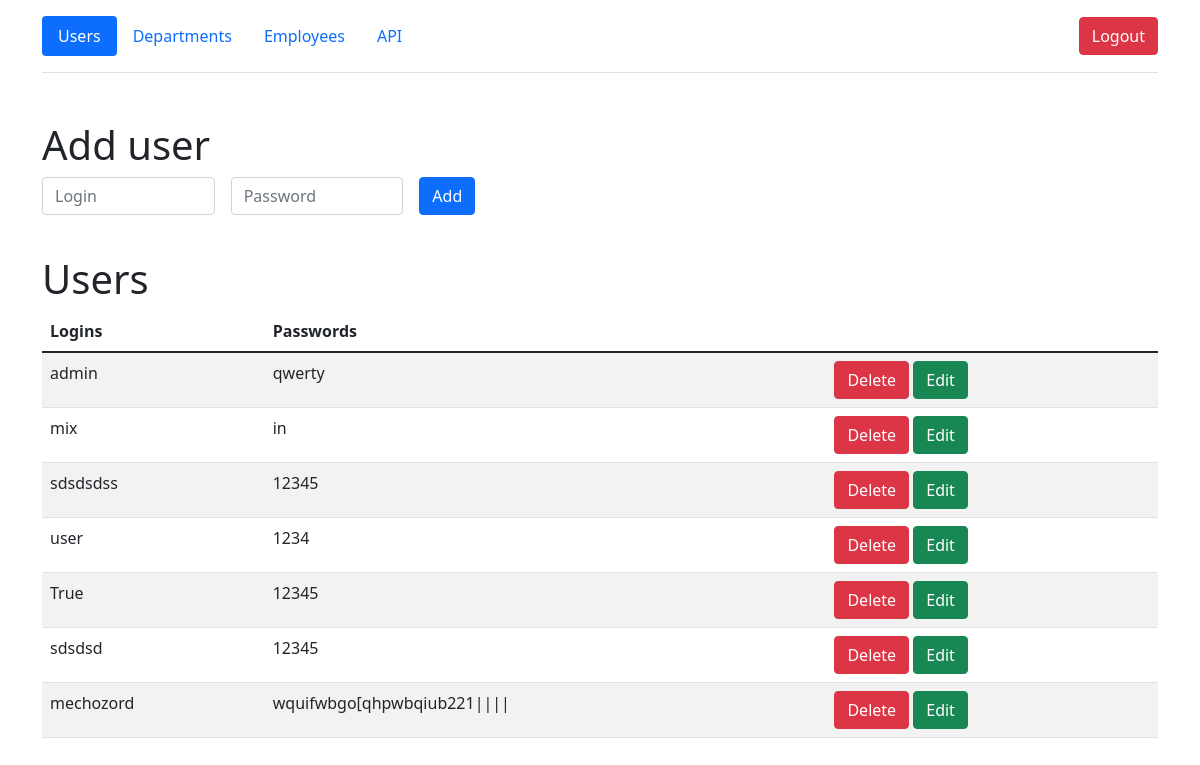
Page /users (signed in) on the earlier database version.
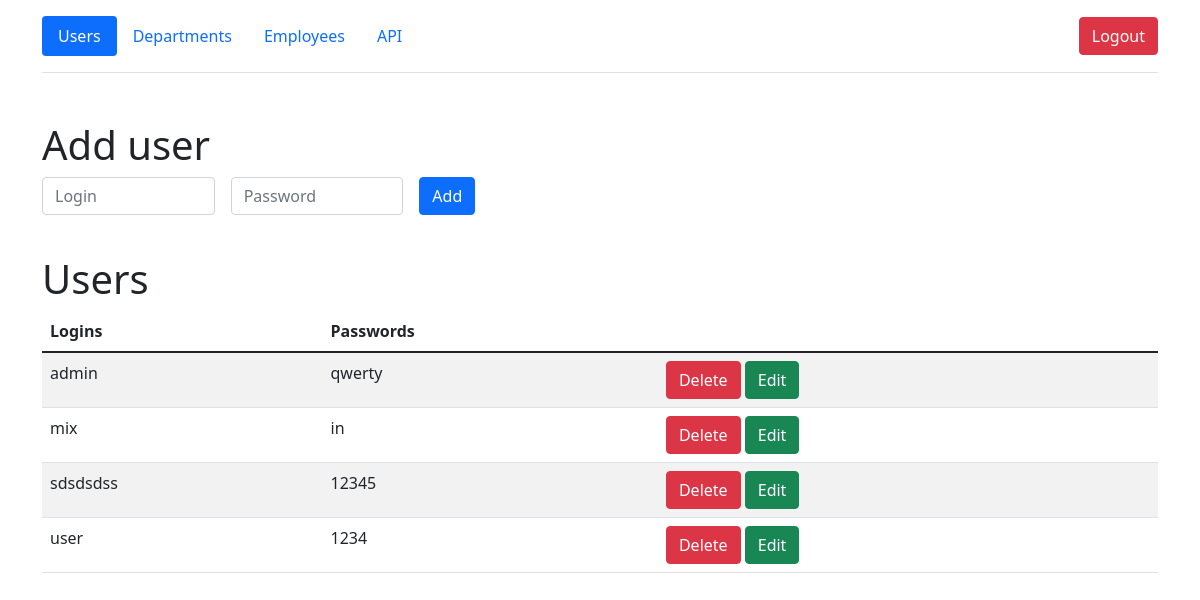
Same page on the later database version.
### models/users.py (models this page shows)
class User(db.Model, UserMixin):
    __table_args__ = {'extend_existing': True}
    id = db.Column(db.Integer, primary_key=True)
    login = db.Column(db.String(50), nullable=False, unique=True)
    password = db.Column(db.String(50), nullable=False)

### views/views_users.py (the view)
@api_users.route('/users', methods=['POST', 'GET'])
@login_required
def users_page():
    if session.get('user') == ADMIN:
        users = User.query.all()
        if request.method == 'POST':
            login = request.form.get('login')
            password = request.form.get('password')
            if login and password and not User.query.filter_by(login=login).first():
                add_user(login, password)
            return redirect('/users')
        return render_template('users_for_admin.html', users=users)
    elif User.query.filter_by(login=session.get('user')).all():
        user = User.query.filter_by(login=session.get('user')).first()
        return render_template('users.html', user=user)
    abort(401)

### views/views_users.py (called while the page is built)
@api_users.before_request
def check_session():
    users = User.query.filter_by(login=session.get('user')).all()
    if users:
        login_user(users[0])
        session.permanent = False
    else:
        return redirect('/')

### templates/users_for_admin.html (shortened to what this page needs)
{% extends 'base.html' %}
{% block body %}
<div class="container">
        <header class="d-flex flex-wrap align-items-center justify-content-center justify-content-md-between py-3 mb-4 border-bottom">
          <ul class="nav nav-pills">
              <li class="nav-item"><a href="/users" class="nav-link active">Users</a></li>
            <li class="nav-item"><a href="/departments" class="nav-link">Departments</a></li>
            <li class="nav-item"><a href="/employees" class="nav-link">Employees</a></li>
              <li class="nav-item"><a href="/api_list" class="nav-link">API</a></li>
          </ul>
            <div class="col-md-3 text-end">
                <a href="/logout">
                    <button type="button" class="btn btn-danger">Logout</button>
                </a>
              </div>
        </header>
      </div>
    <div class="container mt-5">
        <h1>Add user</h1>
        <form method="post" class="row g-3 needs-validation">
            <div class="col-md-2">
                  <input type="text"  name="login" class="form-control" id="validationCustom01" placeholder="Login" required>
                </div>
            <div class="col-md-2">
                  <input type="text"  name="password" class="form-control" id="validationCustom02" placeholder="Password" required>
                </div>
            <div class="col-md-2">
                <button class="btn btn-primary" type="submit">Add</button>
            </div>
            <div>
                <br>
            </div>
        </form>
        <h1>Users</h1>
        <table id="data" class="table table-striped">
            <thead>
              <tr>
                <th>Logins</th>
                  <th>Passwords</th>
                  <th></th>
              </tr>
            </thead>
            <tbody>
              {% for user in users %}
                <tr>
                        {% if user.id == id %}
                     <form method="post" class="row g-3 needs-validation" novalidate>
                            <td><input type="text"  name="new_login" class="form-control" id="validationCustom08" value="{{ user.login }}" required></td>
                            <td><input type="text"  name="new_password" class="form-control" id="validationCustom09" value="{{ user.password }}" required></td>
                            <td>
                                <a href="/users" class="btn btn-danger">Cancel</a>
                                <button class="btn btn-success" type="submit">Change</button>
                            </td>
                     </form>
                        {% else %}
                    <td>
                      {{ user.login }}
                    </td>
                    <td>
                      {{ user.password }}
                    </td>
                     <td>
                         <a href="/users/{{ user.id }}/del" class="btn btn-danger">Delete</a>
                        <a href="/users/{{ user.id }}/edit" class="btn btn-success">Edit</a>
                    </td>
                    {% endif %}
                </tr>
              {% endfor %}
            </tbody>
  </table>
    </div>
{% endblock %}

### templates/base.html (shortened to what this page needs)
<!doctype html>
<html lang="en">
<head>
    <link rel="stylesheet" href="https://cdn.jsdelivr.net/npm/bootstrap@5.1.3/dist/css/bootstrap.min.css">
    <link href="/examples/vendors/bootstrap-datetimepicker/css/bootstrap-datetimepicker.min.css" rel="stylesheet">
</head>
<body>
    {% block body %}{% endblock %}
</body>
</html>

Differences in the rows shown:
removed User: login "True", password "12345"
removed User: login "sdsdsd", password "12345"
removed User: login "mechozord", password "wquifwbgo[qhpwbqiub221||||"
